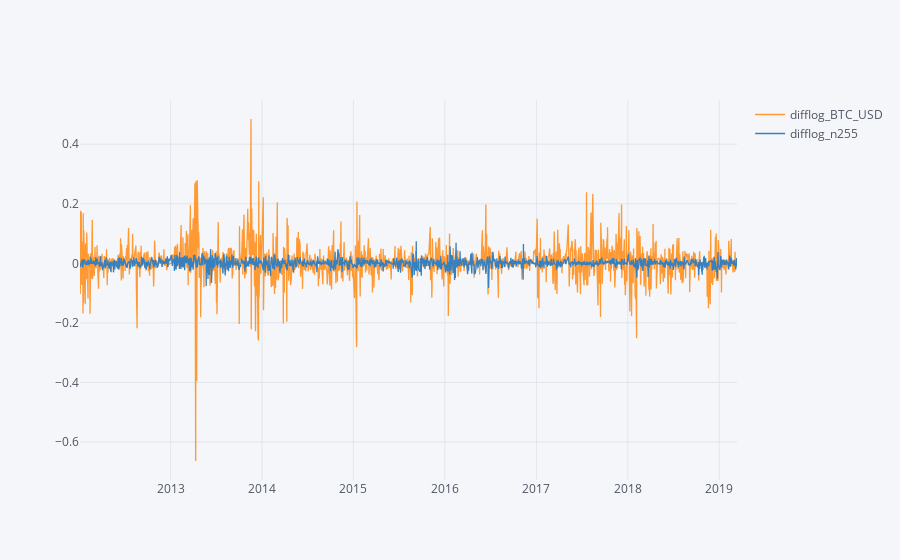

The notebook cell this image was saved under:
### Code cell
pd.DataFrame({
    "difflog_BTC_USD": difflog_XY["close_y"],
    "difflog_n255": difflog_XY["close_x"],
}).iplot()

### Figure 1 — Plotly figure (JSON) as saved in the notebook; plotly's stock layout.template omitted (floating-point values rounded to 4 significant figures; data arrays with more than 128 entries replaced by an {"elided": "..."} marker saying what was removed)
{"data": [{"line": {"color": "rgba(255, 153, 51, 1.0)", "dash": "solid", "shape": "linear", "width": 1.3}, "mode": "lines", "name": "difflog_BTC_USD", "text": "", "type": "scatter", "uid": "bea0a0f6-c16a-4490-8876-14158e461f05", "x": {"elided": "1762 str values"}, "y": {"elided": "1762 float values"}}, {"line": {"color": "rgba(55, 128, 191, 1.0)", "dash": "solid", "shape": "linear", "width": 1.3}, "mode": "lines", "name": "difflog_n255", "text": "", "type": "scatter", "uid": "f6538bb9-2608-4e88-a4bb-5812d88a1d33", "x": {"elided": "1762 str values"}, "y": {"elided": "1762 float values"}}], "layout": {"autosize": true, "legend": {"bgcolor": "#F5F6F9", "font": {"color": "#4D5663"}}, "paper_bgcolor": "#F5F6F9", "plot_bgcolor": "#F5F6F9", "title": {"font": {"color": "#4D5663"}}, "xaxis": {"autorange": true, "gridcolor": "#E1E5ED", "range": ["2012-01-05", "2019-03-13"], "showgrid": true, "tickfont": {"color": "#4D5663"}, "title": {"font": {"color": "#4D5663"}, "text": ""}, "type": "date", "zerolinecolor": "#E1E5ED"}, "yaxis": {"autorange": true, "gridcolor": "#E1E5ED", "range": [-0.7278, 0.5486], "showgrid": true, "tickfont": {"color": "#4D5663"}, "title": {"font": {"color": "#4D5663"}, "text": ""}, "type": "linear", "zerolinecolor": "#E1E5ED"}}}
